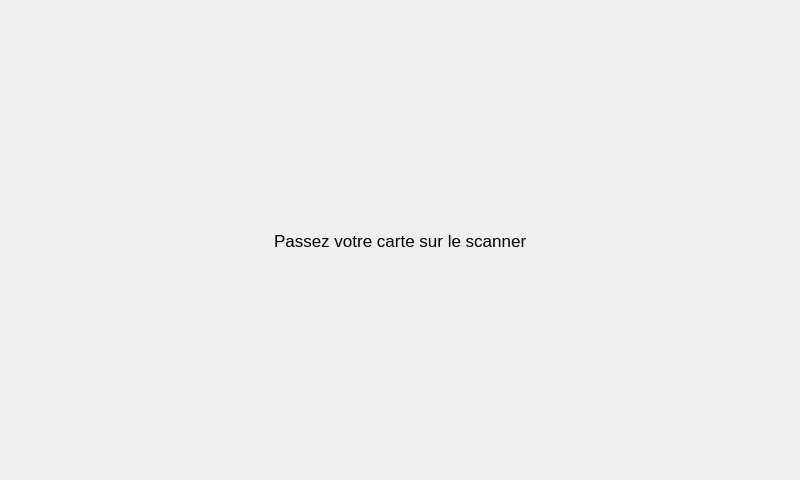
<?xml version="1.0" encoding="UTF-8"?>
<ui version="4.0">
 <class>InterfaceNumCarte</class>
 <widget class="QWidget" name="InterfaceNumCarte">
  <property name="geometry">
   <rect>
    <x>0</x>
    <y>0</y>
    <width>800</width>
    <height>480</height>
   </rect>
  </property>
  <property name="windowTitle">
   <string>Form</string>
  </property>
  <widget class="QWidget" name="gridLayoutWidget">
   <property name="geometry">
    <rect>
     <x>0</x>
     <y>0</y>
     <width>801</width>
     <height>481</height>
    </rect>
   </property>
   <layout class="QGridLayout" name="gridLayout_2">
    <item row="0" column="1">
     <spacer name="verticalSpacer">
      <property name="orientation">
       <enum>Qt::Vertical</enum>
      </property>
      <property name="sizeHint" stdset="0">
       <size>
        <width>20</width>
        <height>40</height>
       </size>
      </property>
     </spacer>
    </item>
    <item row="1" column="0">
     <spacer name="horizontalSpacer">
      <property name="orientation">
       <enum>Qt::Horizontal</enum>
      </property>
      <property name="sizeHint" stdset="0">
       <size>
        <width>40</width>
        <height>20</height>
       </size>
      </property>
     </spacer>
    </item>
    <item row="1" column="2">
     <spacer name="horizontalSpacer_2">
      <property name="orientation">
       <enum>Qt::Horizontal</enum>
      </property>
      <property name="sizeHint" stdset="0">
       <size>
        <width>40</width>
        <height>20</height>
       </size>
      </property>
     </spacer>
    </item>
    <item row="1" column="1">
     <widget class="QLabel" name="label">
      <property name="font">
       <font>
        <pointsize>13</pointsize>
       </font>
      </property>
      <property name="text">
       <string>Passez votre carte sur le scanner</string>
      </property>
     </widget>
    </item>
    <item row="2" column="1">
     <spacer name="verticalSpacer_2">
      <property name="orientation">
       <enum>Qt::Vertical</enum>
      </property>
      <property name="sizeHint" stdset="0">
       <size>
        <width>20</width>
        <height>40</height>
       </size>
      </property>
     </spacer>
    </item>
   </layout>
  </widget>
 </widget>
 <resources/>
 <connections/>
</ui>
